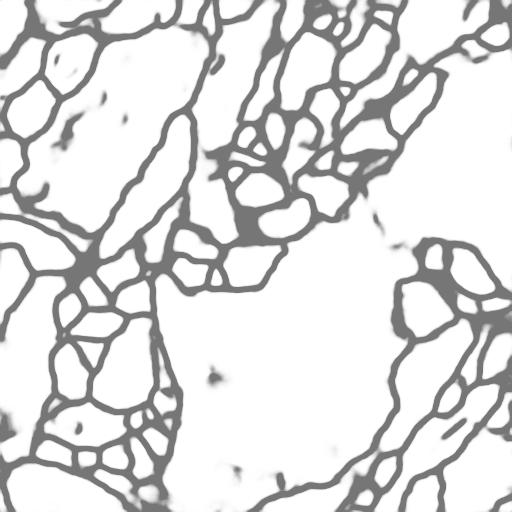
#> input picture data/membrane/test/0_predict.png, 512 x 512 px, found by its file name; its folder holds only this picture in this run
$ python test.py
#> lines starting #> are read from the running program, lines starting #| are printed output that depends on the picture; after the words box and inside, x2 and y2 are one past the last pixel; in counts of white or black regions, pixels touching at a corner belong together
#!/usr/bin/env python
# -*- coding: utf-8 -*-
# @Author  : JaeZheng
# @Time    : 2019/10/22 21:04
# @File    : test.py

import cv2
import numpy as np


def iou(y_true, y_pred):
    y_true_mask = (y_true == 255)
    y_pred_mask = (y_pred == 255)
    iou = np.sum(y_true_mask & y_pred_mask) / np.sum(y_true_mask | y_pred_mask)
    return iou

mean_iou = []
for i in range(10):
    y_true = cv2.imread("./data/thyroid/test/"+str(i)+"_true.bmp", cv2.IMREAD_GRAYSCALE)
    y_pred = cv2.imread("./data/thyroid/test/"+str(i)+"_predict.png", cv2.IMREAD_GRAYSCALE)
#> y_pred is the input picture: shape (512, 512); min 118, max 255, mean 221.6
    y_pred[y_pred[:,:]<127] = 0
    y_pred[y_pred[:,:]>=127] = 255
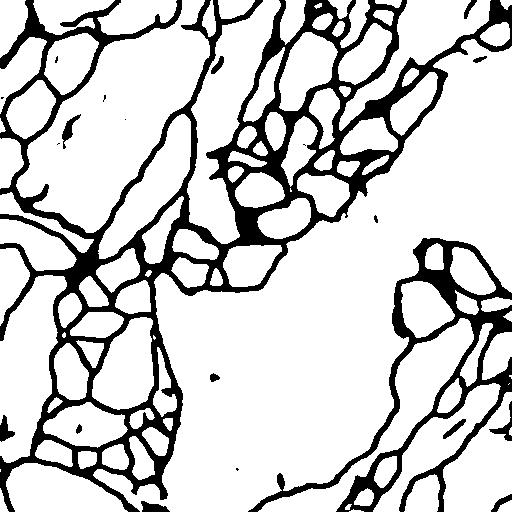
#> y_pred: shape (512, 512); 80.6% white; 21 black regions (7 under 20 px), largest, box (x1, y1, x2, y2) and area: (0, 0, 512, 512) 39268, (248, 238, 512, 512) 10047, (489, 401, 512, 441) 228
    mean_iou.append(iou(y_true, y_pred))
#> in iou, `iou = np.sum(y_true_mask & y_pred_mask) / np.sum(y_true_mask | y_pred_..`: iou = 0
#> (the run stopped early here; a loop or call above may not have finished)
